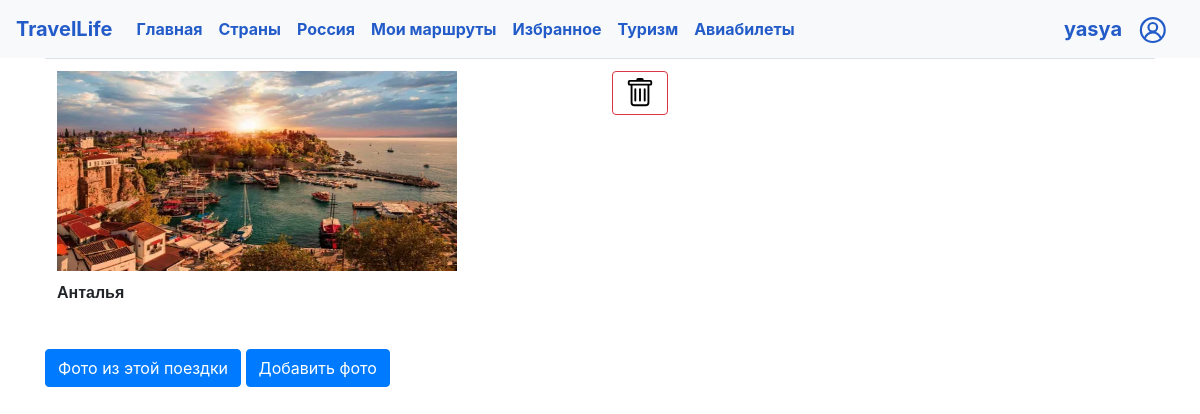
Page /plan/а (signed in) on the committed database.
### data/users.py (models this page shows, shortened)
class User(SqlAlchemyBase, UserMixin):
    __tablename__ = 'users'
    id = sqlalchemy.Column(sqlalchemy.Integer,
                           primary_key=True, autoincrement=True)
    surname = sqlalchemy.Column(sqlalchemy.String, nullable=True)
    name = sqlalchemy.Column(sqlalchemy.String, nullable=True)
    age = sqlalchemy.Column(sqlalchemy.Integer, nullable=True)
    email = sqlalchemy.Column(sqlalchemy.String,
                              index=True, unique=True, nullable=True)
    hashed_password = sqlalchemy.Column(sqlalchemy.String, nullable=True)
    liked_countries = sqlalchemy.Column(sqlalchemy.String, nullable=True)
    liked_cities = sqlalchemy.Column(sqlalchemy.String, nullable=True)
    plans = sqlalchemy.Column(sqlalchemy.String, nullable=True)

### data/plans.py (models this page shows)
class Plan(SqlAlchemyBase, UserMixin):
    __tablename__ = 'plans'
    id = sqlalchemy.Column(sqlalchemy.Integer,
                           primary_key=True, autoincrement=True)
    name = sqlalchemy.Column(sqlalchemy.String, nullable=True)
    cities = sqlalchemy.Column(sqlalchemy.String, nullable=True)
    user_id = sqlalchemy.Column(sqlalchemy.Integer, sqlalchemy.ForeignKey("users.id"), nullable=True)

### main.py (the view)
@app.route('/plan/<word>')
def open_plan(word):
    db_sess = db_session.create_session()
    id = current_user.id
    plans = db_sess.query(Plan.cities).filter(Plan.name == word, Plan.user_id == id).first()
    plans = plans[0].split(',')
    return render_template("open_plan.html", title=word, cities=plans, plan=word)

### data/db_session.py (called while the page is built)
def create_session() -> Session:
    global __factory
    return __factory()

### main.py (called while the page is built)
@login_manager.user_loader
def load_user(user_id):
    db_sess = db_session.create_session()
    return db_sess.query(User).get(user_id)

### templates/open_plan.html
{% extends "base.html" %}
{% block content %}
<link rel="stylesheet" href="/static/css/style_plan.css">
{% set plans_list = cities %}
{% for city in plans_list %}
<table class="table">
        <colgroup>
    <col style="width: 40%" />
    <col style="width: 40%" />
  </colgroup>
        <tbody>
     <tr>
       <td width="15" align="left">
           <figure>
    <img src='/static/img/{{city}}.png' alt='не нашлось картикни(' width="400" height="200"/>
    <figcaption>{{city}}</figcaption>
</figure>
       </td>
       <td width="15" align="left">  <a href="/delete_from_plan/{{plan}}/{{city}}" class="btn btn-outline-danger">
        <img src="/static/img/trash.svg" width="30" height="30" alt="">
    </a></td>
     </tr>
   </tbody>
 </table>
{% endfor %}
<a class="btn btn-primary" href="/photos/{{plan}}">Фото из этой поездки</a>
<a class="btn btn-primary" href="/add_photo/{{plan}}">Добавить фото</a>
{% endblock %}

### templates/base.html (shortened to what this page needs)
<!DOCTYPE html>
 <html lang="en">
 <head>
     <link rel="stylesheet"
           href="https://stackpath.bootstrapcdn.com/bootstrap/4.4.1/css/bootstrap.min.css"
>
 </head>
 <body>
 <link rel="stylesheet" type="text/css" href="/static/css/base.css" />
 <header>
     <nav class="navbar navbar-expand-lg navbar-light bg-light">
  <a class="navbar-brand" href="/"><strong>TravelLife</strong></a>
  <div class="collapse navbar-collapse" id="navbarSupportedContent">
    <ul class="navbar-nav mr-auto">
      <li class="nav-item active">
        <a class="nav-link" href="/"><strong>Главная</strong> <span class="sr-only">(current)</span></a>
      </li>
      <li class="nav-item active">
        <a class="nav-link" href="/countries"><strong>Страны</strong></a>
      </li>
      <li class="nav-item active">
        <a class="nav-link" href="/russian_cities"><strong>Россия</strong></a>
      </li>
        <li class="nav-item active">
        <a class="nav-link" href="/my_plans"><strong>Мои маршруты</strong></a>
      </li>
        <li class="nav-item active">
        <a class="nav-link" href="/liked"><strong>Избранное</strong></a>
      </li>
      <li class="nav-item active">
        <a class="nav-link" href="/tourism"><strong>Туризм</strong></a>
      </li>
      <li class="nav-item active">
        <a class="nav-link" href="/fly"><strong>Авиабилеты</strong></a>
      </li>
    </ul>
       {% if current_user.is_authenticated %}
      <a class="navbar-brand pull-right"><strong>{{ current_user.name }}</strong></a>
        {% else %}
            <p>
                <a class="btn btn-primary " href="/register">Зарегистрироваться</a>
                <a class="btn btn-success" href="/login">Войти</a>
            </p>
{% endif %}
      <a class="navbar-brand pull-right" href="/my_profile">
            <img src="/static/img/profile2.svg" width="30" height="30" alt="">
        </a>
  </div>
</nav>
 </header>
 <main role="main" class="container">
     {% block content %}{% endblock %}
 </main>
 </body>
 </html>

### static/css/base.css (style rules this page uses)
strong { color: #235cc9 }

### static/css/style_plan.css (style rules this page uses)
figcaption { margin: 10px 0 0 0; font-family: Arial; font-weight: bold; }

### rows in the picture
User: name "yasya"
Plan: cities (picture), cities "Анталья"
